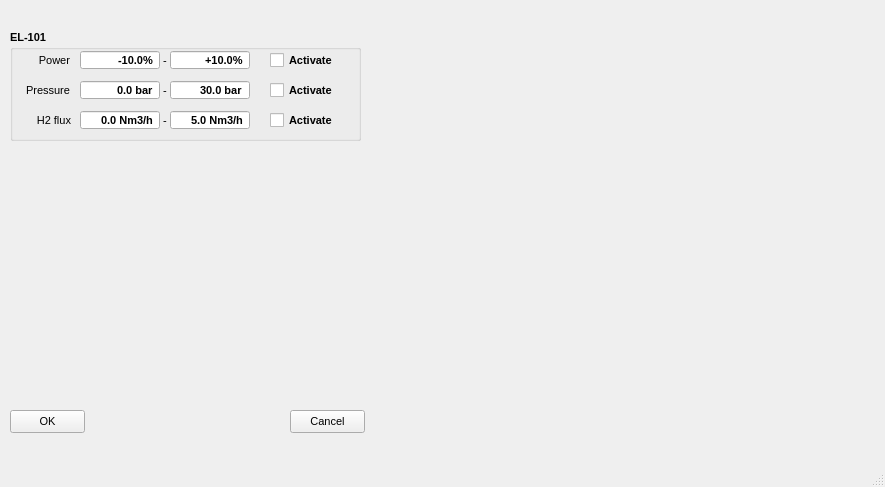
<?xml version="1.0" encoding="UTF-8"?>
<ui version="4.0">
 <class>settings</class>
 <widget class="QMainWindow" name="settings">
  <property name="geometry">
   <rect>
    <x>0</x>
    <y>0</y>
    <width>885</width>
    <height>487</height>
   </rect>
  </property>
  <property name="font">
   <font>
    <pointsize>8</pointsize>
   </font>
  </property>
  <property name="windowTitle">
   <string>MainWindow</string>
  </property>
  <property name="styleSheet">
   <string notr="true"/>
  </property>
  <widget class="QWidget" name="centralwidget">
   <widget class="QGroupBox" name="EL101_GB">
    <property name="geometry">
     <rect>
      <x>10</x>
      <y>30</y>
      <width>351</width>
      <height>111</height>
     </rect>
    </property>
    <property name="font">
     <font>
      <pointsize>8</pointsize>
      <weight>75</weight>
      <bold>true</bold>
     </font>
    </property>
    <property name="title">
     <string>EL-101</string>
    </property>
    <widget class="QLabel" name="EL101_P_sep_LBL">
     <property name="geometry">
      <rect>
       <x>150</x>
       <y>20</y>
       <width>10</width>
       <height>20</height>
      </rect>
     </property>
     <property name="font">
      <font>
       <weight>50</weight>
       <bold>false</bold>
      </font>
     </property>
     <property name="text">
      <string>-</string>
     </property>
     <property name="alignment">
      <set>Qt::AlignCenter</set>
     </property>
    </widget>
    <widget class="QDoubleSpinBox" name="EL101_power_min_DSB">
     <property name="geometry">
      <rect>
       <x>70</x>
       <y>20</y>
       <width>80</width>
       <height>20</height>
      </rect>
     </property>
     <property name="alignment">
      <set>Qt::AlignRight|Qt::AlignTrailing|Qt::AlignVCenter</set>
     </property>
     <property name="buttonSymbols">
      <enum>QAbstractSpinBox::NoButtons</enum>
     </property>
     <property name="prefix">
      <string>-</string>
     </property>
     <property name="suffix">
      <string>%</string>
     </property>
     <property name="decimals">
      <number>1</number>
     </property>
     <property name="minimum">
      <double>0.100000000000000</double>
     </property>
     <property name="maximum">
      <double>999.899999999999977</double>
     </property>
     <property name="value">
      <double>10.000000000000000</double>
     </property>
    </widget>
    <widget class="QLabel" name="EL101_power_LBL">
     <property name="geometry">
      <rect>
       <x>10</x>
       <y>20</y>
       <width>50</width>
       <height>20</height>
      </rect>
     </property>
     <property name="font">
      <font>
       <weight>50</weight>
       <bold>false</bold>
      </font>
     </property>
     <property name="text">
      <string>Power</string>
     </property>
     <property name="alignment">
      <set>Qt::AlignRight|Qt::AlignTrailing|Qt::AlignVCenter</set>
     </property>
    </widget>
    <widget class="QLabel" name="EL101_pressure_LBL">
     <property name="geometry">
      <rect>
       <x>10</x>
       <y>50</y>
       <width>50</width>
       <height>20</height>
      </rect>
     </property>
     <property name="font">
      <font>
       <weight>50</weight>
       <bold>false</bold>
      </font>
     </property>
     <property name="text">
      <string>Pressure</string>
     </property>
     <property name="alignment">
      <set>Qt::AlignRight|Qt::AlignTrailing|Qt::AlignVCenter</set>
     </property>
    </widget>
    <widget class="QLabel" name="EL101_H2_LBL">
     <property name="geometry">
      <rect>
       <x>10</x>
       <y>80</y>
       <width>51</width>
       <height>20</height>
      </rect>
     </property>
     <property name="font">
      <font>
       <weight>50</weight>
       <bold>false</bold>
      </font>
     </property>
     <property name="text">
      <string>H2 flux</string>
     </property>
     <property name="alignment">
      <set>Qt::AlignRight|Qt::AlignTrailing|Qt::AlignVCenter</set>
     </property>
    </widget>
    <widget class="QDoubleSpinBox" name="EL101_power_max_DSB">
     <property name="geometry">
      <rect>
       <x>160</x>
       <y>20</y>
       <width>80</width>
       <height>20</height>
      </rect>
     </property>
     <property name="alignment">
      <set>Qt::AlignRight|Qt::AlignTrailing|Qt::AlignVCenter</set>
     </property>
     <property name="buttonSymbols">
      <enum>QAbstractSpinBox::NoButtons</enum>
     </property>
     <property name="prefix">
      <string>+</string>
     </property>
     <property name="suffix">
      <string>%</string>
     </property>
     <property name="decimals">
      <number>1</number>
     </property>
     <property name="minimum">
      <double>0.100000000000000</double>
     </property>
     <property name="maximum">
      <double>999.899999999999977</double>
     </property>
     <property name="value">
      <double>10.000000000000000</double>
     </property>
    </widget>
    <widget class="QCheckBox" name="EL101_power_act_CkB">
     <property name="geometry">
      <rect>
       <x>260</x>
       <y>20</y>
       <width>80</width>
       <height>20</height>
      </rect>
     </property>
     <property name="text">
      <string>Activate</string>
     </property>
    </widget>
    <widget class="QLabel" name="EL101_pressure_sep_LBL">
     <property name="geometry">
      <rect>
       <x>150</x>
       <y>50</y>
       <width>10</width>
       <height>20</height>
      </rect>
     </property>
     <property name="font">
      <font>
       <weight>50</weight>
       <bold>false</bold>
      </font>
     </property>
     <property name="text">
      <string>-</string>
     </property>
     <property name="alignment">
      <set>Qt::AlignCenter</set>
     </property>
    </widget>
    <widget class="QDoubleSpinBox" name="EL101_pressure_max_DSB">
     <property name="geometry">
      <rect>
       <x>160</x>
       <y>50</y>
       <width>80</width>
       <height>20</height>
      </rect>
     </property>
     <property name="alignment">
      <set>Qt::AlignRight|Qt::AlignTrailing|Qt::AlignVCenter</set>
     </property>
     <property name="buttonSymbols">
      <enum>QAbstractSpinBox::NoButtons</enum>
     </property>
     <property name="prefix">
      <string/>
     </property>
     <property name="suffix">
      <string> bar</string>
     </property>
     <property name="decimals">
      <number>1</number>
     </property>
     <property name="minimum">
      <double>0.000000000000000</double>
     </property>
     <property name="maximum">
      <double>50.000000000000000</double>
     </property>
     <property name="value">
      <double>30.000000000000000</double>
     </property>
    </widget>
    <widget class="QDoubleSpinBox" name="EL101_pressure_min_DSB">
     <property name="geometry">
      <rect>
       <x>70</x>
       <y>50</y>
       <width>80</width>
       <height>20</height>
      </rect>
     </property>
     <property name="alignment">
      <set>Qt::AlignRight|Qt::AlignTrailing|Qt::AlignVCenter</set>
     </property>
     <property name="buttonSymbols">
      <enum>QAbstractSpinBox::NoButtons</enum>
     </property>
     <property name="prefix">
      <string/>
     </property>
     <property name="suffix">
      <string> bar</string>
     </property>
     <property name="decimals">
      <number>1</number>
     </property>
     <property name="minimum">
      <double>0.000000000000000</double>
     </property>
     <property name="maximum">
      <double>50.000000000000000</double>
     </property>
     <property name="value">
      <double>0.000000000000000</double>
     </property>
    </widget>
    <widget class="QCheckBox" name="EL101_pressure_act_CkB">
     <property name="geometry">
      <rect>
       <x>260</x>
       <y>50</y>
       <width>80</width>
       <height>20</height>
      </rect>
     </property>
     <property name="text">
      <string>Activate</string>
     </property>
    </widget>
    <widget class="QLabel" name="EL101_H2_sep_LBL">
     <property name="geometry">
      <rect>
       <x>150</x>
       <y>80</y>
       <width>10</width>
       <height>20</height>
      </rect>
     </property>
     <property name="font">
      <font>
       <weight>50</weight>
       <bold>false</bold>
      </font>
     </property>
     <property name="text">
      <string>-</string>
     </property>
     <property name="alignment">
      <set>Qt::AlignCenter</set>
     </property>
    </widget>
    <widget class="QDoubleSpinBox" name="EL101_H2_max_DSB">
     <property name="geometry">
      <rect>
       <x>160</x>
       <y>80</y>
       <width>80</width>
       <height>20</height>
      </rect>
     </property>
     <property name="alignment">
      <set>Qt::AlignRight|Qt::AlignTrailing|Qt::AlignVCenter</set>
     </property>
     <property name="buttonSymbols">
      <enum>QAbstractSpinBox::NoButtons</enum>
     </property>
     <property name="prefix">
      <string/>
     </property>
     <property name="suffix">
      <string> Nm3/h</string>
     </property>
     <property name="decimals">
      <number>1</number>
     </property>
     <property name="minimum">
      <double>0.000000000000000</double>
     </property>
     <property name="maximum">
      <double>50.000000000000000</double>
     </property>
     <property name="value">
      <double>5.000000000000000</double>
     </property>
    </widget>
    <widget class="QDoubleSpinBox" name="EL101_H2_min_DSB">
     <property name="geometry">
      <rect>
       <x>70</x>
       <y>80</y>
       <width>80</width>
       <height>20</height>
      </rect>
     </property>
     <property name="alignment">
      <set>Qt::AlignRight|Qt::AlignTrailing|Qt::AlignVCenter</set>
     </property>
     <property name="buttonSymbols">
      <enum>QAbstractSpinBox::NoButtons</enum>
     </property>
     <property name="prefix">
      <string/>
     </property>
     <property name="suffix">
      <string> Nm3/h</string>
     </property>
     <property name="decimals">
      <number>1</number>
     </property>
     <property name="minimum">
      <double>0.000000000000000</double>
     </property>
     <property name="maximum">
      <double>50.000000000000000</double>
     </property>
     <property name="value">
      <double>0.000000000000000</double>
     </property>
    </widget>
    <widget class="QCheckBox" name="EL101_H2_act_CkB">
     <property name="geometry">
      <rect>
       <x>260</x>
       <y>80</y>
       <width>80</width>
       <height>20</height>
      </rect>
     </property>
     <property name="text">
      <string>Activate</string>
     </property>
    </widget>
   </widget>
   <widget class="QPushButton" name="ok_PB">
    <property name="geometry">
     <rect>
      <x>10</x>
      <y>410</y>
      <width>75</width>
      <height>23</height>
     </rect>
    </property>
    <property name="text">
     <string>OK</string>
    </property>
   </widget>
   <widget class="QPushButton" name="cancel_PB">
    <property name="geometry">
     <rect>
      <x>290</x>
      <y>410</y>
      <width>75</width>
      <height>23</height>
     </rect>
    </property>
    <property name="text">
     <string>Cancel</string>
    </property>
   </widget>
  </widget>
  <widget class="QMenuBar" name="menubar">
   <property name="geometry">
    <rect>
     <x>0</x>
     <y>0</y>
     <width>885</width>
     <height>21</height>
    </rect>
   </property>
  </widget>
  <widget class="QStatusBar" name="statusbar"/>
 </widget>
 <tabstops>
  <tabstop>EL101_power_min_DSB</tabstop>
  <tabstop>EL101_power_max_DSB</tabstop>
  <tabstop>EL101_power_act_CkB</tabstop>
  <tabstop>EL101_pressure_min_DSB</tabstop>
  <tabstop>EL101_pressure_max_DSB</tabstop>
  <tabstop>EL101_pressure_act_CkB</tabstop>
  <tabstop>EL101_H2_min_DSB</tabstop>
  <tabstop>EL101_H2_max_DSB</tabstop>
  <tabstop>EL101_H2_act_CkB</tabstop>
  <tabstop>ok_PB</tabstop>
  <tabstop>cancel_PB</tabstop>
 </tabstops>
 <resources/>
 <connections/>
</ui>
